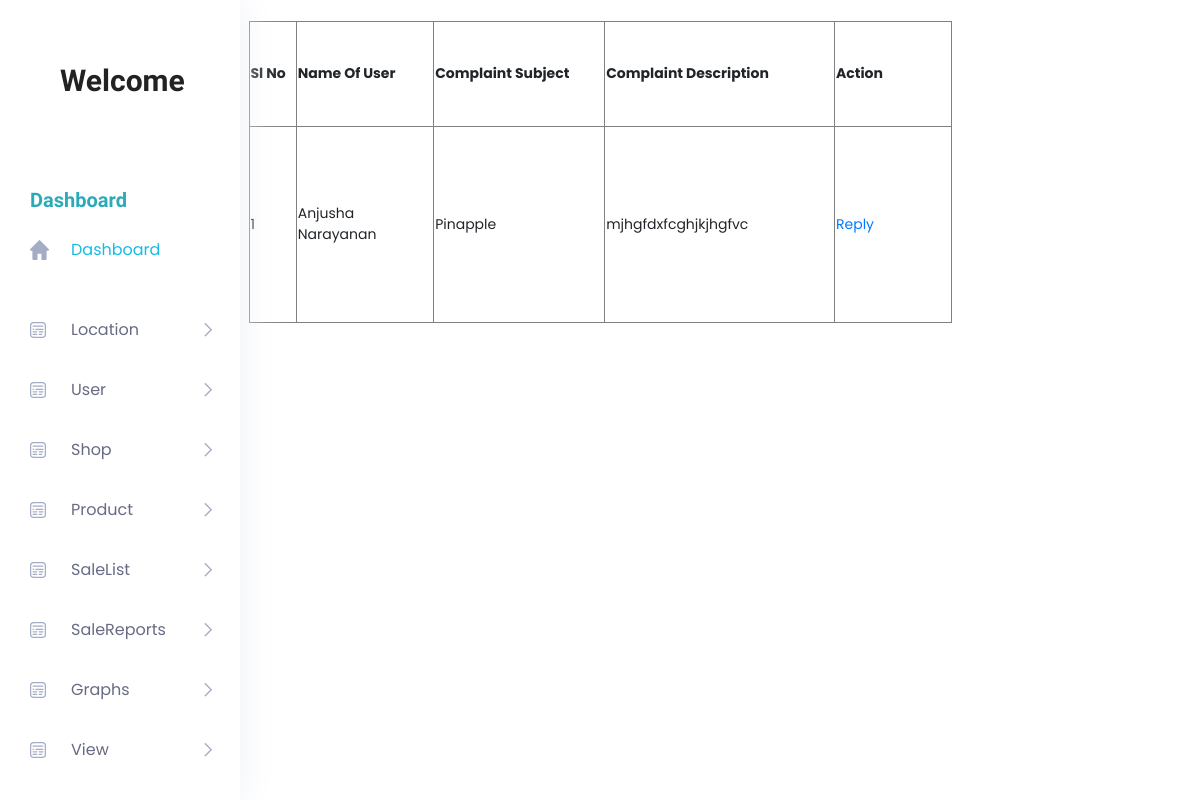
The app's page /Project/Admin/UserComplaint.php, older data.
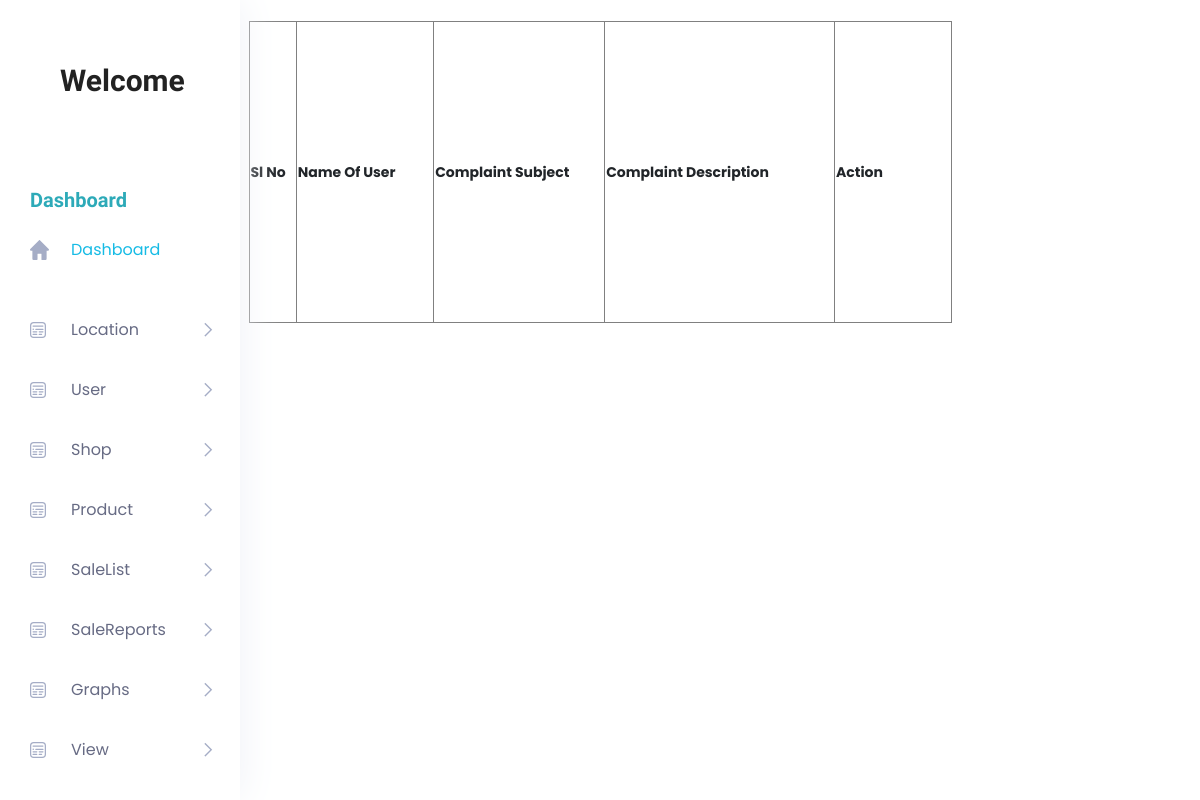
The same page, newer data.
### tables this page shows
CREATE TABLE `tbl_complaint` (
  `complaint_id` int(11) NOT NULL,
  `complaint_date` date NOT NULL DEFAULT current_timestamp(),
  `complaint_subject` varchar(500) NOT NULL,
  `complaint_details` varchar(200) NOT NULL,
  `complaint_status` int(11) NOT NULL DEFAULT 0,
  `complaint_reply` varchar(500) NOT NULL,
  `complaint_replydate` date NOT NULL DEFAULT current_timestamp(),
  `user_id` int(11) NOT NULL,
  `shop_id` int(11) NOT NULL,
  `product_id` int(11) NOT NULL DEFAULT 0
);

CREATE TABLE `tbl_user` (
  `user_id` int(11) NOT NULL,
  `user_name` varchar(50) NOT NULL,
  `user_gender` varchar(50) NOT NULL,
  `user_contact` varchar(50) NOT NULL,
  `user_email` varchar(50) NOT NULL,
  `user_username` varchar(50) NOT NULL,
  `user_password` varchar(50) NOT NULL,
  `user_address` varchar(1000) NOT NULL,
  `user_status` int(11) NOT NULL DEFAULT 0,
  `place_id` int(11) NOT NULL,
  `photo` varchar(200) NOT NULL
);

### Project/Admin/UserComplaint.php (the view, shortened to what this page needs)
<?php
			include("../Assets/Connection/Connection.php");
?>
<!DOCTYPE html PUBLIC "-//W3C//DTD XHTML 1.0 Transitional//EN" "http://www.w3.org/TR/xhtml1/DTD/xhtml1-transitional.dtd">
<html xmlns="http://www.w3.org/1999/xhtml">
<head>
</head>
<body>
<a href="HomePage.php">Home</a>
 <?php
include("Head.php");
?>
<form id="form1" name="form1" method="post" action="">
 <center> <table width="703" height="302" border="1">
    <tr>
      <th width="45" scope="col">Sl No</th>
      <th width="131" scope="col">Name Of User</th>
      <th width="163" scope="col">Complaint Subject</th>
      <th width="219" scope="col">Complaint Description</th>
      <th width="111" scope="col">Action</th>
    </tr>
     <?php
	$selectQry="select * from tbl_complaint c inner join tbl_user u on c.user_id=u.user_id  where complaint_status='0'";
	$row=$conn->query($selectQry);
	$i=0;
	while($data=$row->fetch_assoc())
	{
	$i++;
	?>
    <tr>
      <td><?php echo $i ?></td>
      <td><?php echo $data["user_name"] ?></td>
      <td><?php echo $data["complaint_subject"] ?></td>
      <td><?php echo $data["complaint_details"] ?></td>
      <td><a href="ComplaintReply.php?compID=<?php echo $data["complaint_id"]?>">Reply</a></td> </tr>
    <?php
	}
	?>
  </table>
  </center>
</form>
 <?php
include("Foot.php");
?>
<p>&nbsp;</p>
</body>
</html>
<!DOCTYPE html PUBLIC "-//W3C//DTD XHTML 1.0 Transitional//EN" "http://www.w3.org/TR/xhtml1/DTD/xhtml1-transitional.dtd">
<html xmlns="http://www.w3.org/1999/xhtml">
<head>
</head>
<body>
</body>
</html>

Row changes from the older to the newer data that the page shows:
removed tbl_complaint: user.user_name "Anjusha Narayanan", complaint_subject "Pinapple", complaint_details "mjhgfdxfcghjkjhgfvc"
